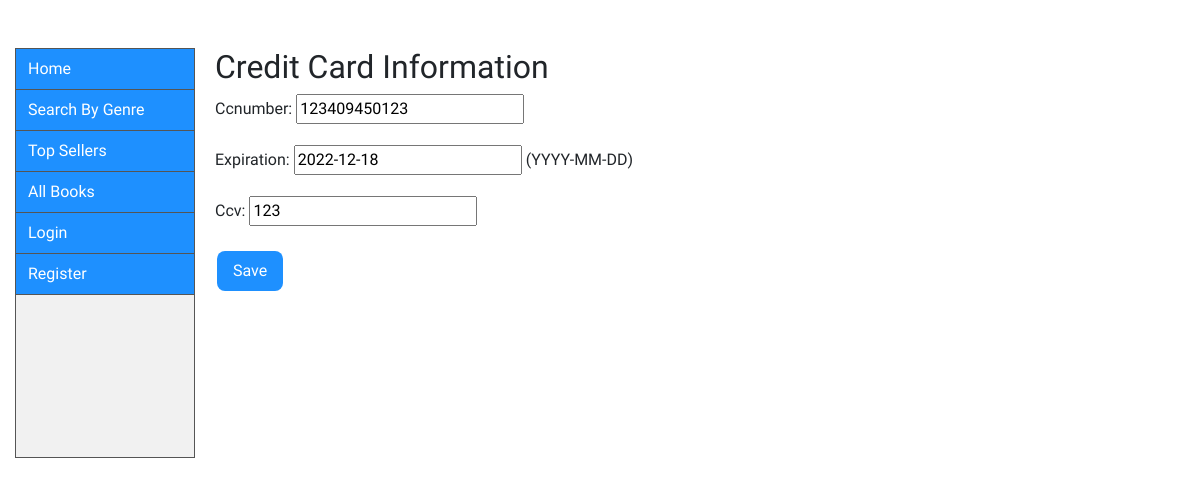
Screenshot of /search/creditcards/editcreditcard/8/ with the database file from the repository.
### catalog/models.py (models this page shows, shortened)
class CreditCard(models.Model):
    username = models.ForeignKey(
        'UserProfile', on_delete=models.SET_NULL, null=True)
    ccnumber = models.PositiveIntegerField(validators=[
                                           MaxValueValidator(9999999999999999)], blank = False)  # 16 digits for valid CC number
    ccv = models.PositiveIntegerField(validators=[MaxValueValidator(999)], blank = False)
    expiration = models.DateField(
        help_text="(YYYY-MM-DD)", auto_now_add=False, auto_now=False, blank = False, validators=[MinValueValidator(limit_value=date.today)])

### catalog/views.py (the view)
# urls.py: path('creditcards/editcreditcard/<str:pk>/',
def editcreditcard(request, pk):
    card = CreditCard.objects.get(id=pk)
    form = CreditCardForm(instance=card)
    if request.method == 'POST':
        form = CreditCardForm(request.POST, instance=card)
        if form.is_valid():
            form.save()
            return redirect('/catalog/creditcards')
    args = {
        'form': form
    }
    return render(request, 'addcreditcard.html', args)

### catalog/forms.py
class CreditCardForm(forms.ModelForm):
    class Meta:
        model = CreditCard
        fields = {
            'ccnumber',
            'ccv',
            'expiration',
        }
        exclude = {
            'username',
        }
        field_order = ['ccnumber', 'ccv', 'expiration']

### catalog/templates/addcreditcard.html (shortened to what this page needs)
{% extends "base_generic.html" %}
{% block content %}
  <h2>Credit Card Information</h2>
<form method ="post">
 {% for field in form %}
 <p>
    {{field.label_tag}} {{field}}
    {{field.help_text}}
  </p>
  {% endfor %}
 <button type="submit" name"Submit" method="POST" class="button2">Save</button>
</form>
{% endblock %}

### catalog/static/css/styles.css (style rules this page uses)
.button2 { background-color: dodgerblue; border: none; border-radius: 8px; color: white; padding: 8px 16px; text-align: center; text-decoration: none; display: inline-block; font-size: 16px; margin: 4px 2px; cursor: pointer; }

### catalog/templates/base_generic.html (style rules this page uses)
body { font-family: 'Rakkas' }

### rows the page displays
CreditCard: form "123409450123" "2022-12-18" "123"

### other values shown
{{ field.label_tag }} "Ccnumber:" "Expiration:" "Ccv:"
{{ field.help_text }} "(YYYY-MM-DD)"
